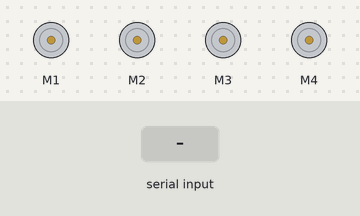
Recording of a sketch running on a simulated Arduino Uno, built with avr-gcc and run on an emulated ATmega328P. Shown: 4 × DC motor (green arrow = forward, orange = backward, longer = faster). The test bench sets the inputs (shaded band).

Above: at 1.2 s.
1.3 s: "U" received over Serial
At 2.4 s:
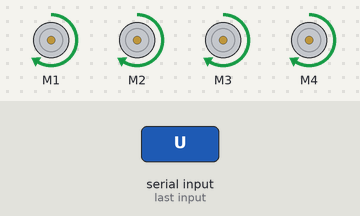
2.8 s: "D" received over Serial
At 3.6 s:
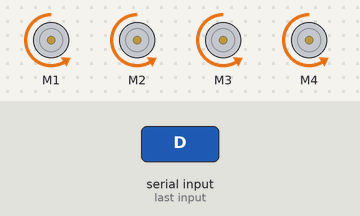
4.3 s: "L" received over Serial
At 4.7 s:
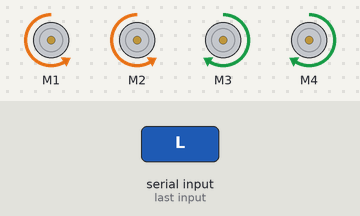
5.8 s: "R" received over Serial
At 7.0 s:
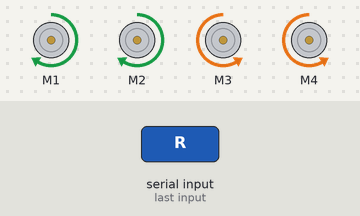
7.3 s: "S" received over Serial
At 8.2 s:
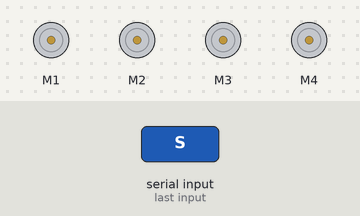
Timing chart, 0 to 9.8 s (numbered marks = the images above; inputs shaded):
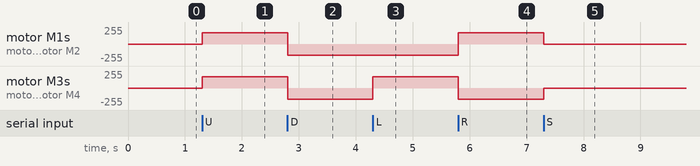

Measured:
- after the input at 1.3 s, motor M1–4: stopped → forward 170/255 at once
- after the input at 2.8 s, motor M1–4: forward 170/255 → backward 170/255 at once
- after the input at 4.3 s, motor M3, motor M4: backward 170/255 → forward 170/255 at once
- after the input at 5.8 s, motor M1, motor M2: backward 170/255 → forward 170/255 at once; motor M3, motor M4: forward 170/255 → backward 170/255 at once
- after the input at 7.3 s, motor M1, motor M2: forward 170/255 → stopped at once; motor M3, motor M4: backward 170/255 → stopped at once

The sketch:

voice_control_robot.ino
```cpp
/*
 * Voice Controlled Humanoid Robot
 * Microcontroller: ATmega328P / Arduino Uno
 * Motor Shield: Adafruit L293D
 * Communication: HC-05 Bluetooth Module (UART)
 */

#include <AFMotor.h>

// Motor speed configuration (0 - 255)
#define MOTOR_SPEED 170

// Define motor channels
AF_DCMotor motor1(1);
AF_DCMotor motor2(2);
AF_DCMotor motor3(3);
AF_DCMotor motor4(4);

void setup() {
  // Initialize UART communication with HC-05
  Serial.begin(9600);

  // Set default speed for all DC motors
  motor1.setSpeed(MOTOR_SPEED);
  motor2.setSpeed(MOTOR_SPEED);
  motor3.setSpeed(MOTOR_SPEED);
  motor4.setSpeed(MOTOR_SPEED);

  stopMotors();
}

void loop() {
  if (Serial.available() > 0) {
    char cmd = Serial.read();

    switch (cmd) {
      case 'U': // Move Forward
        moveForward();
        break;
      case 'D': // Move Backward
        moveBackward();
        break;
      case 'L': // Turn Left
        turnLeft();
        break;
      case 'R': // Turn Right
        turnRight();
        break;
      case 'S': // Stop all motors
        stopMotors();
        break;
      default:
        break;
    }
  }
}

void moveForward() {
  motor1.run(FORWARD);
  motor2.run(FORWARD);
  motor3.run(FORWARD);
  motor4.run(FORWARD);
}

void moveBackward() {
  motor1.run(BACKWARD);
  motor2.run(BACKWARD);
  motor3.run(BACKWARD);
  motor4.run(BACKWARD);
}

void turnLeft() {
  motor1.run(BACKWARD);
  motor2.run(BACKWARD);
  motor3.run(FORWARD);
  motor4.run(FORWARD);
}

void turnRight() {
  motor1.run(FORWARD);
  motor2.run(FORWARD);
  motor3.run(BACKWARD);
  motor4.run(BACKWARD);
}

void stopMotors() {
  motor1.run(RELEASE);
  motor2.run(RELEASE);
  motor3.run(RELEASE);
  motor4.run(RELEASE);
}
```
